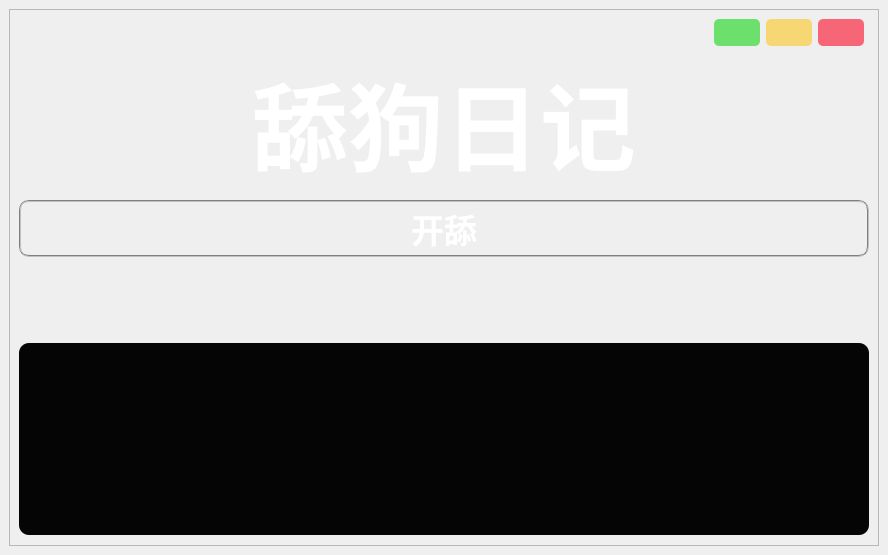
<?xml version="1.0" encoding="UTF-8"?>
<ui version="4.0">
 <class>MainWindow</class>
 <widget class="QMainWindow" name="MainWindow">
  <property name="geometry">
   <rect>
    <x>0</x>
    <y>0</y>
    <width>888</width>
    <height>555</height>
   </rect>
  </property>
  <property name="font">
   <font>
    <pointsize>50</pointsize>
   </font>
  </property>
  <property name="cursor">
   <cursorShape>PointingHandCursor</cursorShape>
  </property>
  <property name="windowTitle">
   <string>MainWindow</string>
  </property>
  <property name="windowIcon">
   <iconset resource="res.qrc">
    <normaloff>:/images/ico.ico</normaloff>:/images/ico.ico</iconset>
  </property>
  <property name="layoutDirection">
   <enum>Qt::LeftToRight</enum>
  </property>
  <widget class="QWidget" name="centralwidget">
   <property name="cursor">
    <cursorShape>PointingHandCursor</cursorShape>
   </property>
   <property name="styleSheet">
    <string notr="true">#centralwidget {
border-image: url(:/images/main.png);
}
#frame * {
border-image:url();
}</string>
   </property>
   <layout class="QVBoxLayout" name="verticalLayout_2">
    <item>
     <widget class="QFrame" name="frame">
      <property name="styleSheet">
       <string notr="true"/>
      </property>
      <property name="frameShape">
       <enum>QFrame::StyledPanel</enum>
      </property>
      <property name="frameShadow">
       <enum>QFrame::Raised</enum>
      </property>
      <layout class="QVBoxLayout" name="verticalLayout_3">
       <item>
        <layout class="QVBoxLayout" name="verticalLayout" stretch="1,1,9,9,0,0,0,9">
         <item>
          <layout class="QHBoxLayout" name="horizontalLayout_2">
           <item>
            <spacer name="horizontalSpacer_2">
             <property name="orientation">
              <enum>Qt::Horizontal</enum>
             </property>
             <property name="sizeHint" stdset="0">
              <size>
               <width>40</width>
               <height>20</height>
              </size>
             </property>
            </spacer>
           </item>
           <item>
            <layout class="QGridLayout" name="gridLayout">
             <property name="leftMargin">
              <number>5</number>
             </property>
             <property name="rightMargin">
              <number>5</number>
             </property>
             <item row="0" column="1">
              <widget class="QPushButton" name="max_">
               <property name="font">
                <font>
                 <family>Agency FB</family>
                 <pointsize>14</pointsize>
                </font>
               </property>
               <property name="styleSheet">
                <string notr="true">QPushButton{background:#F7D674;border-radius:5px;}QPushButton:hover{background:yellow;}</string>
               </property>
               <property name="text">
                <string/>
               </property>
              </widget>
             </item>
             <item row="0" column="2">
              <widget class="QPushButton" name="close_3">
               <property name="sizePolicy">
                <sizepolicy hsizetype="Fixed" vsizetype="Fixed">
                 <horstretch>0</horstretch>
                 <verstretch>0</verstretch>
                </sizepolicy>
               </property>
               <property name="font">
                <font>
                 <family>Agency FB</family>
                 <pointsize>14</pointsize>
                </font>
               </property>
               <property name="styleSheet">
                <string notr="true">QPushButton{background:#F76677;border-radius:5px;}QPushButton:hover{background:red;}</string>
               </property>
               <property name="text">
                <string/>
               </property>
              </widget>
             </item>
             <item row="0" column="0">
              <widget class="QPushButton" name="min_">
               <property name="font">
                <font>
                 <family>Agency FB</family>
                 <pointsize>14</pointsize>
                </font>
               </property>
               <property name="styleSheet">
                <string notr="true">QPushButton{background:#6DDF6D;border-radius:5px;}QPushButton:hover{background:green;}</string>
               </property>
               <property name="text">
                <string/>
               </property>
              </widget>
             </item>
            </layout>
           </item>
          </layout>
         </item>
         <item>
          <layout class="QHBoxLayout" name="horizontalLayout_6">
           <item>
            <widget class="QLabel" name="label_24">
             <property name="sizePolicy">
              <sizepolicy hsizetype="Fixed" vsizetype="Fixed">
               <horstretch>0</horstretch>
               <verstretch>0</verstretch>
              </sizepolicy>
             </property>
             <property name="font">
              <font>
               <family>仿宋</family>
               <pointsize>50</pointsize>
               <weight>75</weight>
               <bold>true</bold>
              </font>
             </property>
             <property name="cursor">
              <cursorShape>ArrowCursor</cursorShape>
             </property>
             <property name="contextMenuPolicy">
              <enum>Qt::NoContextMenu</enum>
             </property>
             <property name="layoutDirection">
              <enum>Qt::LeftToRight</enum>
             </property>
             <property name="frameShape">
              <enum>QFrame::NoFrame</enum>
             </property>
             <property name="frameShadow">
              <enum>QFrame::Plain</enum>
             </property>
             <property name="text">
              <string>&lt;html&gt;&lt;head/&gt;&lt;body&gt;&lt;p&gt;&lt;span style=&quot; font-size:72pt; color:#ffffff;&quot;&gt;舔狗日记&lt;/span&gt;&lt;/p&gt;&lt;/body&gt;&lt;/html&gt;</string>
             </property>
             <property name="textFormat">
              <enum>Qt::AutoText</enum>
             </property>
             <property name="scaledContents">
              <bool>false</bool>
             </property>
            </widget>
           </item>
          </layout>
         </item>
         <item>
          <spacer name="verticalSpacer">
           <property name="orientation">
            <enum>Qt::Vertical</enum>
           </property>
           <property name="sizeHint" stdset="0">
            <size>
             <width>20</width>
             <height>40</height>
            </size>
           </property>
          </spacer>
         </item>
         <item>
          <widget class="QPushButton" name="dog">
           <property name="font">
            <font>
             <family>仿宋</family>
             <pointsize>25</pointsize>
             <weight>75</weight>
             <bold>true</bold>
            </font>
           </property>
           <property name="styleSheet">
            <string notr="true">QPushButton:hover{color:rgb(255,0,0);border-style:inset;}QPushButton{color:rgb(255, 255, 255, 255);border:2px groove gray;border-radius:10px;padding:2px 4px;}</string>
           </property>
           <property name="text">
            <string>开舔</string>
           </property>
          </widget>
         </item>
         <item>
          <spacer name="verticalSpacer_4">
           <property name="orientation">
            <enum>Qt::Vertical</enum>
           </property>
           <property name="sizeHint" stdset="0">
            <size>
             <width>20</width>
             <height>40</height>
            </size>
           </property>
          </spacer>
         </item>
         <item>
          <spacer name="verticalSpacer_3">
           <property name="orientation">
            <enum>Qt::Vertical</enum>
           </property>
           <property name="sizeHint" stdset="0">
            <size>
             <width>20</width>
             <height>40</height>
            </size>
           </property>
          </spacer>
         </item>
         <item>
          <widget class="QTextBrowser" name="text">
           <property name="font">
            <font>
             <family>仿宋</family>
             <pointsize>30</pointsize>
             <weight>75</weight>
             <bold>true</bold>
            </font>
           </property>
           <property name="styleSheet">
            <string notr="true">border-color:white;border:4px;color:white;border-radius:10px;padding:2px 4px;
background-color:rgb(5, 5, 5)</string>
           </property>
          </widget>
         </item>
         <item>
          <spacer name="verticalSpacer_2">
           <property name="orientation">
            <enum>Qt::Vertical</enum>
           </property>
           <property name="sizeHint" stdset="0">
            <size>
             <width>20</width>
             <height>40</height>
            </size>
           </property>
          </spacer>
         </item>
        </layout>
       </item>
      </layout>
     </widget>
    </item>
   </layout>
  </widget>
 </widget>
 <resources>
  <include location="res.qrc"/>
 </resources>
 <connections/>
</ui>
